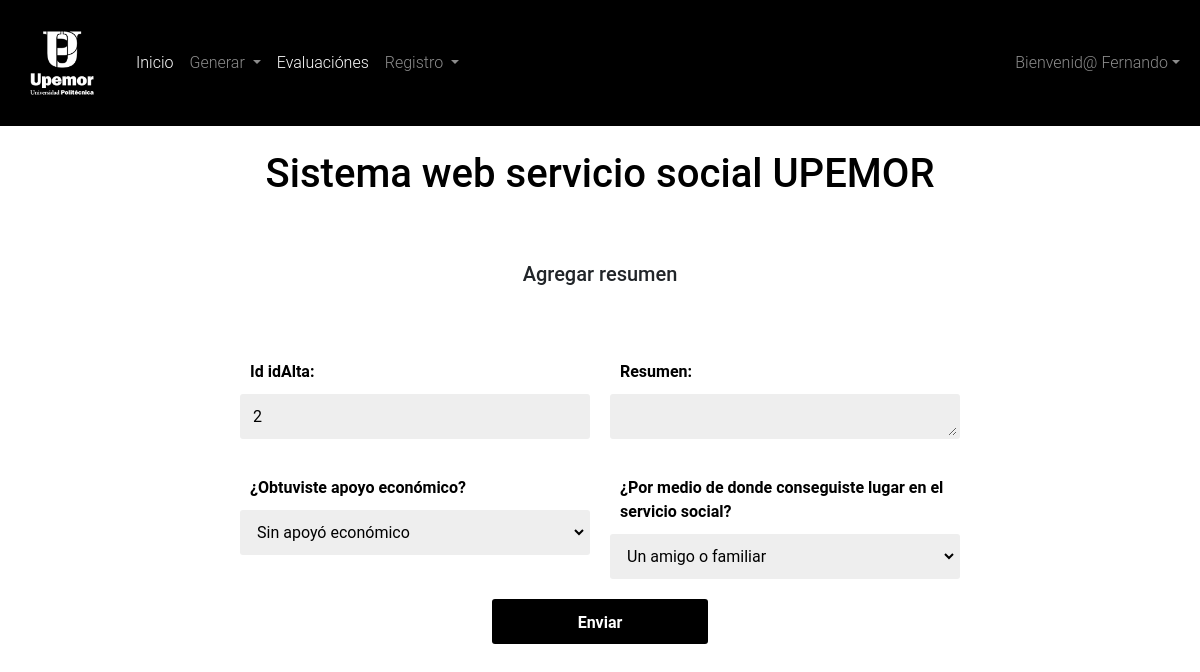
Screenshot of /vista/agregarResumen.php (signed in) with the database file from the repository.
### tables this page shows
CREATE TABLE `imagenes` (
  `idImg` int(11) NOT NULL AUTO_INCREMENT,
  `descripcion` varchar(50) DEFAULT NULL,
  `lugarImg` varchar(30) DEFAULT NULL,
  `estado` tinyint(4) DEFAULT NULL,
  `foto` varchar(200) DEFAULT NULL,
  PRIMARY KEY (`idImg`)
);

CREATE TABLE `altalumno` (
  `idAlta` int(11) NOT NULL AUTO_INCREMENT,
  `matriculaProfesor` varchar(50) DEFAULT NULL,
  `matriculaAlumno` varchar(50) DEFAULT NULL,
  `estadoliberacion` int(11) DEFAULT NULL,
  PRIMARY KEY (`idAlta`),
  KEY `matriculaProfesor` (`matriculaProfesor`),
  KEY `matriculaAlumno` (`matriculaAlumno`),
  CONSTRAINT `altalumno_ibfk_1` FOREIGN KEY (`matriculaProfesor`) REFERENCES `profesores` (`matriculaProfesor`),
  CONSTRAINT `altalumno_ibfk_2` FOREIGN KEY (`matriculaAlumno`) REFERENCES `alumnos` (`matriculaAlumno`) ON DELETE SET NULL ON UPDATE CASCADE
);

### vista/agregarResumen.php (the view, shortened to what this page needs)
<!doctype html>
<?php
  require("../conexion/connect_db.php");
  $ma = $_SESSION['matriculaAlumno'];
  $resultAll = mysqli_query($mysqli," SELECT foto FROM imagenes WHERE estado = '1' && lugarImg = 'Logotipo' ORDER BY idImg DESC LIMIT 1; ");
  $rowData = mysqli_fetch_array($resultAll);
  $resultAll1 = mysqli_query($mysqli,"SELECT * FROM altalumno WHERE matriculaAlumno = '$ma'");
  $rowData1 = mysqli_fetch_array($resultAll1);
  $consulta="SELECT * FROM altalumno WHERE matriculaAlumno='$ma'";
  $query5=mysqli_query($mysqli,$consulta);
  $row5=mysqli_fetch_array($query5);
?>
<html lang="en">
  <head>
    <link rel="stylesheet" href="https://cdn.datatables.net/1.10.20/css/dataTables.bootstrap4.min.css">
    <link href="https://cdn.jsdelivr.net/npm/bootstrap@5.0.2/dist/css/bootstrap.min.css" rel="stylesheet">
    <link rel="stylesheet" href="../vista/style/estilos.css" />
  </head>
  <body class="">
    <nav class="navbar navbar-expand-lg navbar navbar-dark bg-dark">
      <div class="container-fluid">
        <a class="navbar-brand" href="#">
          <img src="<?php echo $rowData['foto']; ?>" alt="logo" width="100">
        </a>
        <div class="collapse navbar-collapse" id="navbarSupportedContent">
          <ul class="navbar-nav me-auto mb-2 mb-lg-0">
            <li class="nav-item">
              <a class="nav-link active" aria-current="page" href="../vista/indexAlumno.php">Inicio</a>
            </li>
            <li class="nav-item dropdown">
              <a class="nav-link dropdown-toggle" href="#" id="navbarDropdown" role="button" data-bs-toggle="dropdown" aria-expanded="false">
                Generar
              </a>
            </li>
            <li class="nav-item">
              <?php if ($row5['estadoliberacion'] == 1) { ?>
              <a class="nav-link active" aria-current="page" href="../vista/registroEvaluacion.php">Evaluaciónes</a>
              <?php } ?>
            </li>
            <li class="nav-item dropdown">
              <a class="nav-link dropdown-toggle" href="#" id="navbarDropdown" role="button" data-bs-toggle="dropdown" aria-expanded="false">
                Registro
              </a>
            </li>
          </ul>
          <ul class="navbar-nav">
              <li class="nav-item dropdown">
              <a class="nav-link dropdown-toggle" href="#" id="navbarDropdown" role="button" data-bs-toggle="dropdown" aria-expanded="false">Bienvenid@ <?php echo $_SESSION['nombreAlumno'] ?></a>
        </div>
      </div>
    </nav>
    <h1 class="font-weight-bold mb-4 text-center p-4">Sistema web servicio social UPEMOR</h1>
    <h5 class="text-dark text-center p-3">Agregar resumen</h5>
    <main>
    <form class="formulario" id="formulario" method="post" action="../control/resumenActividad.php">
      <div class="formulario__grupo" id="grupo__idAlta">
        <label for="idAlta" class="formulario__label">Id idAlta:</label>
        <div class="formulario__grupo-input">
          <input readonly type="text" class="formulario__input" name="idAlta" id="idAlta" value="<?php echo $rowData1['idAlta']  ?>">
        </div>
      </div>
      <div class="formulario__grupo" id="grupo__resumen">
        <label for="resumen" class="formulario__label">Resumen:</label>
        <div class="formulario__grupo-input">
          <textarea class="formulario__input" name="resumen" id="resumen"></textarea>
        </div>
      </div>
      <div class="formulario_grupo" id="grupo_apoyo">
        <label for="apoyo" class="formulario__label">¿Obtuviste apoyo económico?</label>
        <div class="formulario__grupo-input">
                    <select name="apoyo" class="formulario__input" id="apoyo">
                        <option value="No" selected>Sin apoyó económico</option>
                    </select>
        </div>
      </div>
      <div class="formulario_grupo" id="grupo_medio">
        <label for="medio" class="formulario__label">¿Por medio de donde conseguiste lugar en el servicio social?</label>
        <div class="formulario__grupo-input">
                    <select name="medio" class="formulario__input" id="medio">
                        <option value="Un amigo o familiar" selected>Un amigo o familiar</option>
                    </select>
        </div>
      </div>
      <div class="formulario__grupo formulario__grupo-btn-enviar">
        <button type="submit" class="formulario__btn">Enviar</button>
      </div>
    </form>
  </main>
  </body>
</html>

### vista/style/estilos.css (style rules this page uses)
:root { --dark: #000000; --dark-x: #1e2126; }
body { font-family: 'Roboto', sans-serif; font-weight: 300; color: var(--light); }
.bg-dark { background-color: var(--dark) !important; }
* { box-sizing: border-box; }
main { max-width: 800px; width: 90%; margin: auto; padding: 40px; }
.formulario { display: grid; grid-template-columns: 1fr 1fr; gap: 20px; }
.formulario__label { display: block; font-weight: 700; padding: 10px; cursor: pointer; }
.formulario__grupo-input { position: relative; }
.formulario__input { width: 100%; background: #eee; border: 3px solid transparent; border-radius: 3px; height: 45px; line-height: 45px; padding: 0 40px 0 10px; transition: .3s ease all; }
.formulario__grupo-terminos, .formulario__mensaje, .formulario__grupo-btn-enviar { grid-column: span 2; }
.formulario__grupo-btn-enviar { display: flex; flex-direction: column; align-items: center; }
.formulario__btn { height: 45px; line-height: 45px; width: 30%; background: #000; color: #fff; font-weight: bold; border: none; border-radius: 3px; cursor: pointer; transition: .1s ease all; }

### rows the page displays
imagenes: foto (picture)
altalumno: idAlta "2"

### other values shown
$_SESSION['nombreAlumno'] "Fernando"
